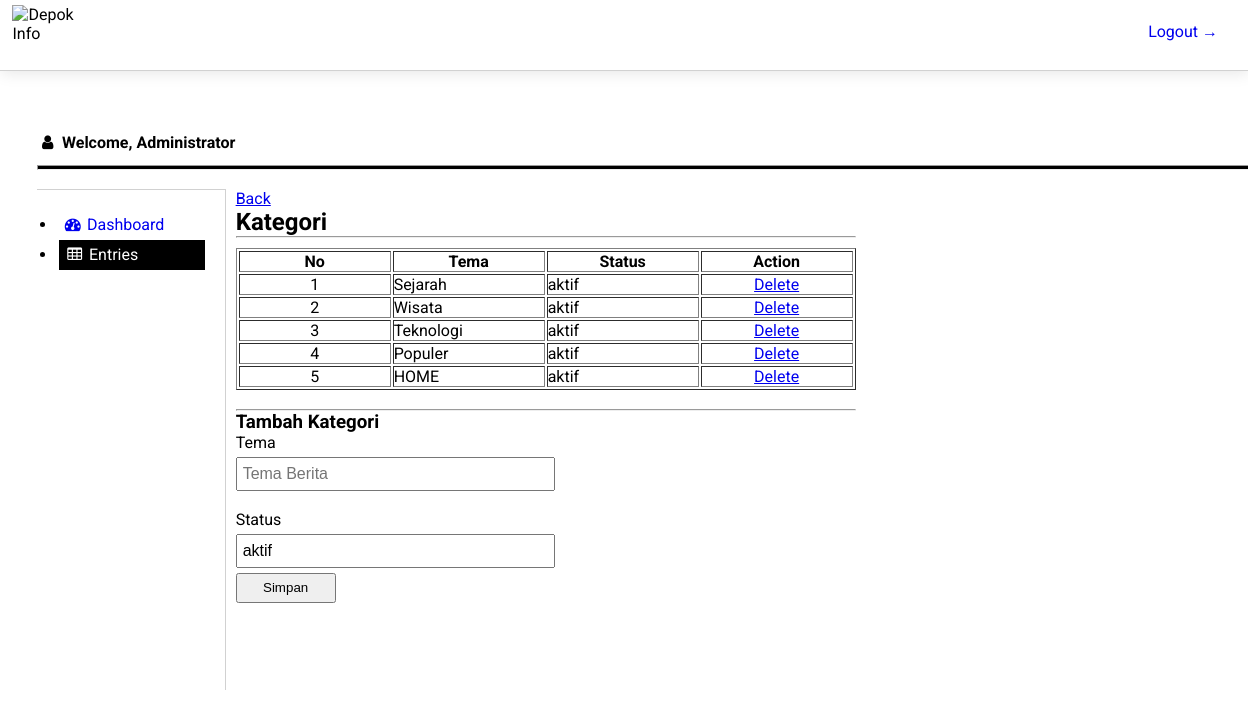
Screenshot of /admin/tambah_kategori.php (signed in) with the database file from the repository.
### tables this page shows
CREATE TABLE `kategori` (
  `id` int(11) NOT NULL,
  `tema` varchar(255) NOT NULL,
  `status` varchar(255) NOT NULL
);

### admin/tambah_kategori.php (the view, shortened to what this page needs)
<?php
    $conn = mysqli_connect('localhost','root','','uas_depok_news');
?>
<!DOCTYPE html>
<html lang="en">
    <head>
        <link href="../asset/admin.css" rel="stylesheet">
        <link rel="stylesheet" type="text/css" href="https://stackpath.bootstrapcdn.com/font-awesome/4.7.0/css/font-awesome.min.css">
    </head>
    <body style="font-family: 'Roboto'">
        <div class="header">
            <img src="https://pbs.twimg.com/profile_images/830104654675480576/VcAQ6uZC_400x400.jpg" alt="Depok Info">
            <div class="nav-right">
                <ul>
                    <li><a href="logout.php" onclick="return confirm('Apakah anda yakin ?')">Logout →</a></li>
                </ul>
            </div>
        </div>
        <div class="content">
            <h4><i class="fa fa-fw fa-user"></i> Welcome, <?= $_SESSION['nama_lengkap'] ?></h4>
            <hr class="divider">
            <br>
            <div class="navbar-left">
                <ul>
                    <li><a href="index.php"><i class="fa fa-fw fa-dashboard"></i> Dashboard</a></li>
                    <li><a href="entries.php" class="active"><i class="fa fa-fw fa-table"></i> Entries</a></li>
                </ul>
            </div>
            <div style="float:left;padding-left:10px;">
                <a href="entries.php" style="float:left;">Back</a>
                <br>
                <h2>Kategori</h2>
                <hr>
                <table border="1">
                    <thead>
                        <tr>
                            <th>No</th>
                            <th>Tema</th>
                            <th>Status</th>
                            <th>Action</th>
                        </tr>
                    </thead>
                    <tbody>
                        <?php
                        $query = "SELECT * FROM kategori WHERE status = 'aktif'";
                        $sql = mysqli_query($conn, $query);
                        $num = 0;
                        while($data = mysqli_fetch_array($sql)){
                            $num++;
                        ?>
                        <tr>
                            <td align="center"><?= $num ?></td>
                            <td><?= $data['tema'] ?></td>
                            <td><?= $data['status'] ?></td>
                            <td align="center"><a href="delete_kategori.php?id=<?= $data['id'] ?>" onclick="return confirm('Apakah anda yakin ?')">Delete</a></td>
                        </tr>
                        <?php } ?>
                    </tbody>
                </table>
                <br>
                <hr>
                <h3>Tambah Kategori</h3>
                <form method="post">
                    <label>
                        Tema
                    </label>
                    <br>
                    <input type="text" name="tema" placeholder="Tema Berita" class="form-input" required>
                    <br>
                    <br>
                    <label>
                        Status
                    </label>
                    <br>
                    <input type="text" name="status" placeholder="Tema Berita" value="aktif" class="form-input" readonly required>
                    <br>
                    <button type="submit" name="simpan_kategori" style="height:30px;margin-top:5px;width:100px;">Simpan</button>
                </form>
            </div>
        </div>
    </body>
</html>

### asset/admin.css (style rules this page uses)
* { margin: 0; padding: 0; }
.header { height: 70px; width: 100%; border-bottom: solid 1px #d1d1d1; background-color: white; position: sticky; top: 0px; box-shadow: 1px 2px 15px rgba(0, 0, 0, 0.1); z-index: 11; }
.header img { max-height: 60px; float: left; margin-left: 1%; width: 80px; padding-bottom: 10px; padding-top: 5px; margin-right: 10px; }
.nav-right { float: right; }
.nav-right ul { list-style: none; padding-top: 22%; }
.nav-right a { text-decoration: none; padding-right: 30px; }
.content { width: 100%; max-height: 600px; margin-top: 5%; margin-left: 3%; }
.divider { width: 100%; height: 3px; margin-top: 1%; background-color: black; }
.navbar-left { width: 15%; height: 500px; max-height: 600px; float: left; background: transparent; border-top: solid 1px #d1d1d1; border-right: solid 1px #d1d1d1; }
.navbar-left ul { margin: 10px; display: block; padding: 10px; }
.navbar-left li a { text-decoration: none; height: 20px; width: auto; padding: 5px; display: block; }
.active { background-color: black; color: white; margin-left: 2px; }

### admin/tambah_kategori.php (style rules this page uses)
table { margin-top: 10px; }
th { width: 150px; }
.form-input { width: 50%; height: 30px; margin-top: 5px; font-size: 16px; padding-left: 5px; }

### rows the page displays
kategori: tema "Sejarah", status "aktif"
kategori: tema "Wisata", status "aktif"
kategori: tema "Teknologi", status "aktif"
kategori: tema "Populer", status "aktif"
kategori: tema "HOME", status "aktif"

### other values shown
$_SESSION['nama_lengkap'] "Administrator"
